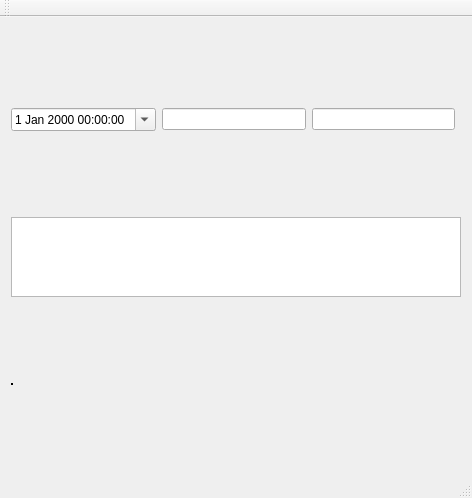
<?xml version="1.0" encoding="UTF-8"?>
<ui version="4.0">
 <class>MainWindow</class>
 <widget class="QMainWindow" name="MainWindow">
  <property name="geometry">
   <rect>
    <x>0</x>
    <y>0</y>
    <width>472</width>
    <height>498</height>
   </rect>
  </property>
  <property name="sizePolicy">
   <sizepolicy hsizetype="Maximum" vsizetype="Maximum">
    <horstretch>0</horstretch>
    <verstretch>0</verstretch>
   </sizepolicy>
  </property>
  <property name="windowTitle">
   <string>MainWindow</string>
  </property>
  <widget class="QWidget" name="centralWidget">
   <layout class="QGridLayout" name="gridLayout">
    <item row="0" column="1">
     <widget class="QLineEdit" name="latEdit"/>
    </item>
    <item row="0" column="2">
     <widget class="QLineEdit" name="lngEdit"/>
    </item>
    <item row="0" column="0">
     <widget class="QDateTimeEdit" name="dateTimeEdit">
      <property name="buttonSymbols">
       <enum>QAbstractSpinBox::PlusMinus</enum>
      </property>
      <property name="accelerated">
       <bool>false</bool>
      </property>
      <property name="keyboardTracking">
       <bool>false</bool>
      </property>
      <property name="calendarPopup">
       <bool>true</bool>
      </property>
     </widget>
    </item>
    <item row="1" column="0" colspan="4">
     <widget class="QListWidget" name="listWidget">
      <property name="sizePolicy">
       <sizepolicy hsizetype="Expanding" vsizetype="Maximum">
        <horstretch>0</horstretch>
        <verstretch>0</verstretch>
       </sizepolicy>
      </property>
      <property name="minimumSize">
       <size>
        <width>0</width>
        <height>50</height>
       </size>
      </property>
      <property name="maximumSize">
       <size>
        <width>16777215</width>
        <height>80</height>
       </size>
      </property>
     </widget>
    </item>
    <item row="2" column="0" colspan="4">
     <widget class="QFrame" name="verticalLayout_2">
      <property name="frameShape">
       <enum>QFrame::Box</enum>
      </property>
      <property name="frameShadow">
       <enum>QFrame::Plain</enum>
      </property>
      <property name="midLineWidth">
       <number>1</number>
      </property>
      <layout class="QGridLayout" name="verticalLayout">
       <property name="sizeConstraint">
        <enum>QLayout::SetMaximumSize</enum>
       </property>
       <property name="margin">
        <number>0</number>
       </property>
       <property name="spacing">
        <number>0</number>
       </property>
      </layout>
     </widget>
    </item>
   </layout>
  </widget>
  <widget class="QMenuBar" name="menuBar">
   <property name="geometry">
    <rect>
     <x>0</x>
     <y>0</y>
     <width>472</width>
     <height>21</height>
    </rect>
   </property>
  </widget>
  <widget class="QToolBar" name="mainToolBar">
   <attribute name="toolBarArea">
    <enum>TopToolBarArea</enum>
   </attribute>
   <attribute name="toolBarBreak">
    <bool>false</bool>
   </attribute>
  </widget>
  <widget class="QStatusBar" name="statusBar"/>
 </widget>
 <layoutdefault spacing="6" margin="11"/>
 <resources/>
 <connections/>
</ui>
